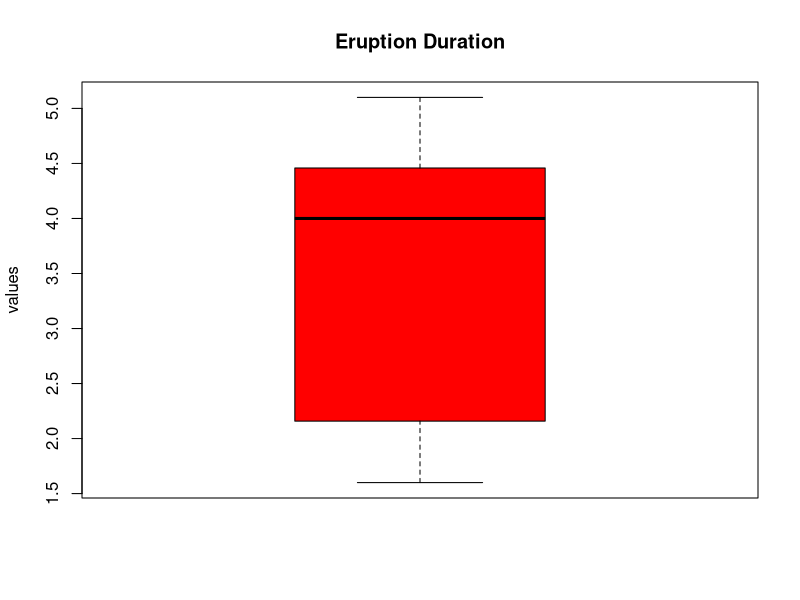
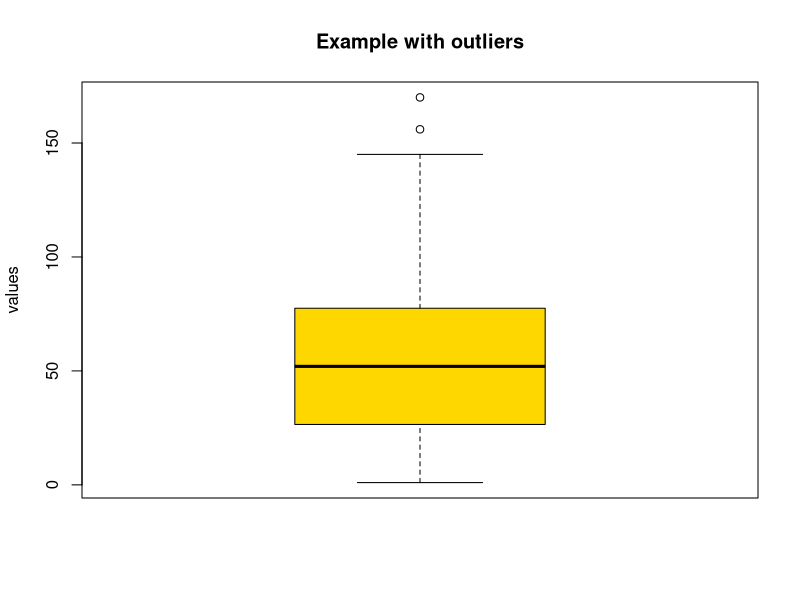

Generate these figures, in order, with R:
# Boxplot
# Load the data set
duration = faithful$eruptions # the eruption duration
boxplot(duration, col="red", main="Eruption Duration", ylab="values")

vector1 <- c(1:100, 145, 156, 170) # With ourliers 
boxplot(vector1, col="gold", main="Example with outliers", ylab="values")